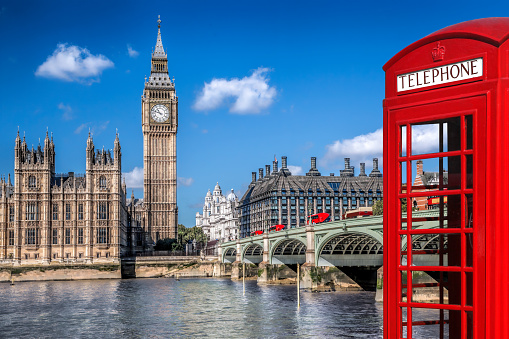
#> input picture Images/img1.jpg, 509 x 339 px
$ python crop-img.py
#> lines starting #> are read from the running program, lines starting #| are printed output that depends on the picture
import cv2 as cv
img=cv.imread('Images/img1.jpg')
#> img is the input picture: shape (339, 509, 3); mean B, G, R 132.8, 104.8, 102.1
cv.imshow('image',img)

print("shape of the image is",img.shape)
#| shape of the image is (339, 509, 3)

crop = img[100:500, 100:300]
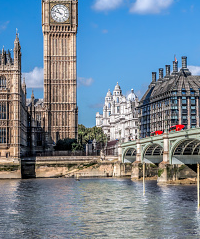
#> crop: shape (239, 200, 3); mean B, G, R 149.7, 133.8, 115.9
cv.imshow('cropped',crop)

cv.waitKey(0)

$ run again, with Images/IMG-20160729-WA0006-1.jpg copied over Images/img1.jpg
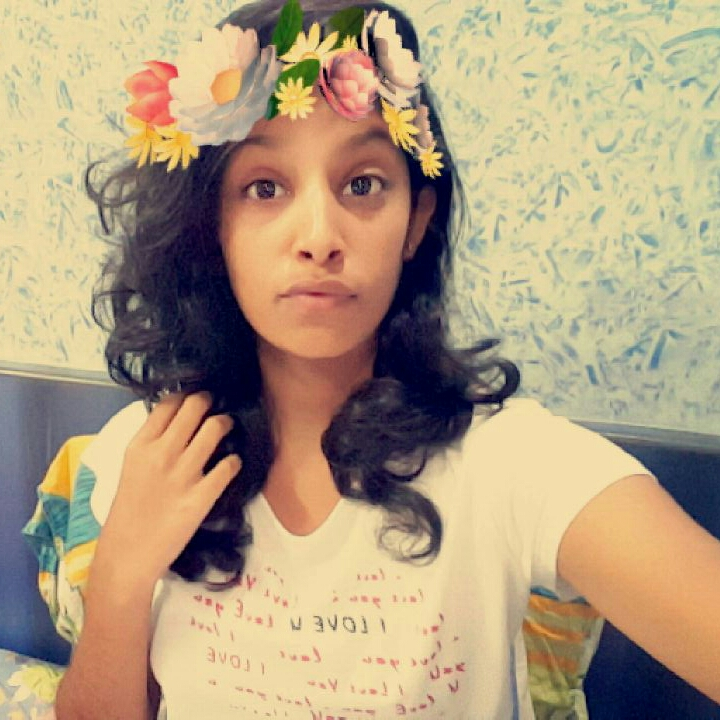
#> input picture Images/IMG-20160729-WA0006-1.jpg, 720 x 720 px
#> img is the input picture: shape (720, 720, 3); mean B, G, R 126.1, 155.1, 175.5
#| shape of the image is (720, 720, 3)
#> `crop = img[100:500, 100:300]`:
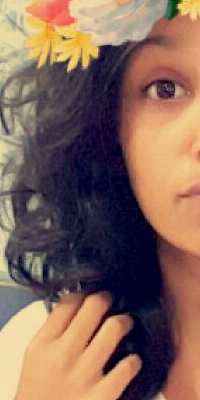
#> crop: shape (400, 200, 3); mean B, G, R 89.8, 102.3, 131.7

$ run again, with Images/IMG-20170716-WA0033.jpg copied over Images/img1.jpg
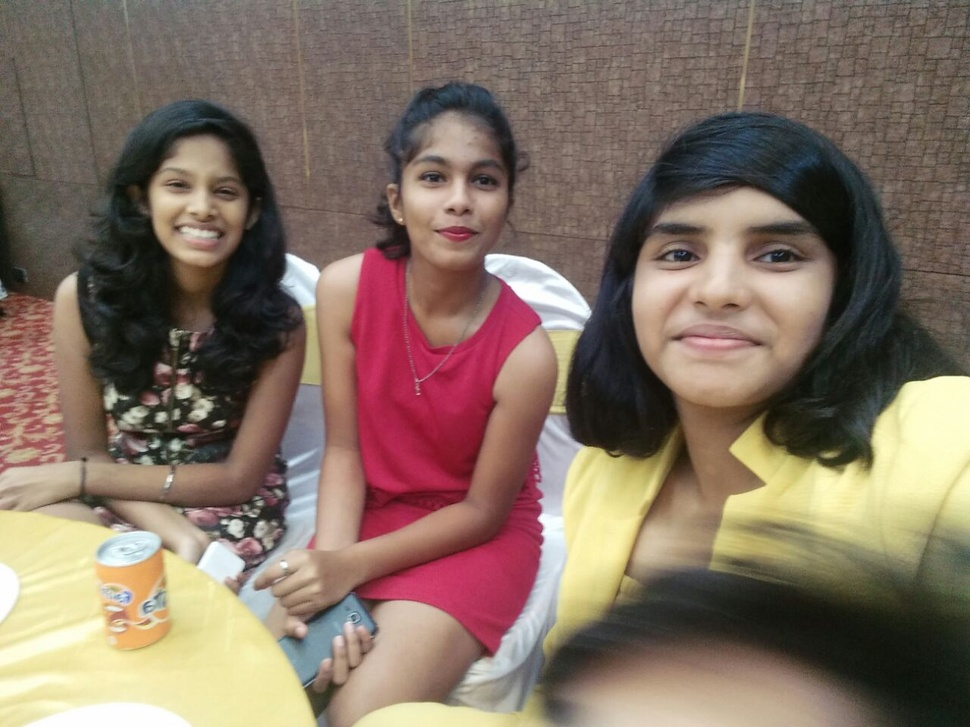
#> input picture Images/IMG-20170716-WA0033.jpg, 970 x 727 px, shrunk from 1280 x 959 before the run
#> img is the input picture: shape (727, 970, 3); mean B, G, R 99.2, 112.8, 131.3
#| shape of the image is (727, 970, 3)
#> `crop = img[100:500, 100:300]`:
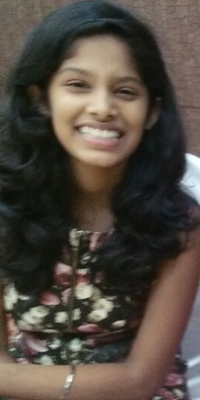
#> crop: shape (400, 200, 3); mean B, G, R 64.7, 73.3, 82

$ run again, with Images/group.jpg copied over Images/img1.jpg
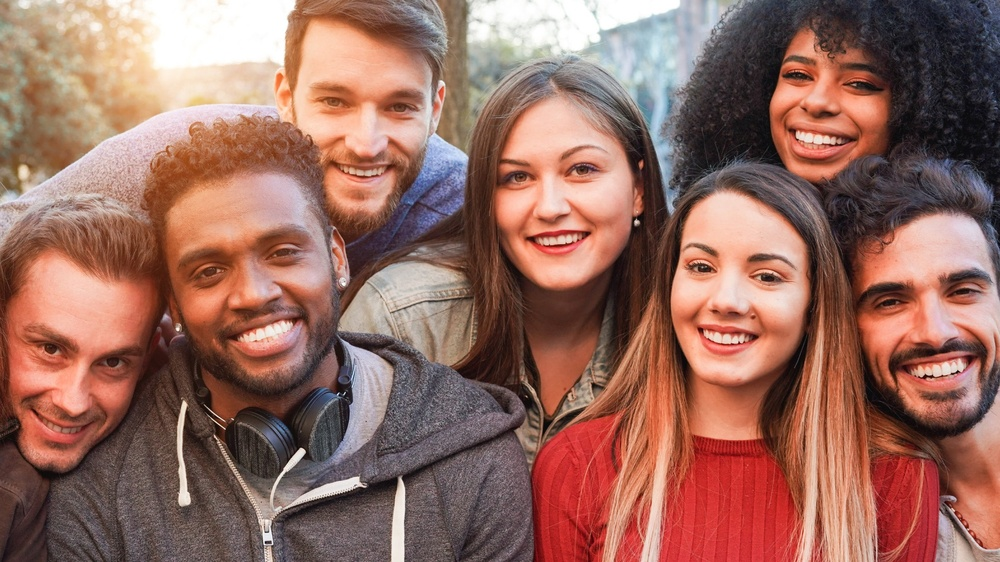
#> input picture Images/group.jpg, 1000 x 562 px, shrunk from 1920 x 1080 before the run
#> img is the input picture: shape (562, 1000, 3); mean B, G, R 96, 107.2, 150.7
#| shape of the image is (562, 1000, 3)
#> `crop = img[100:500, 100:300]`:
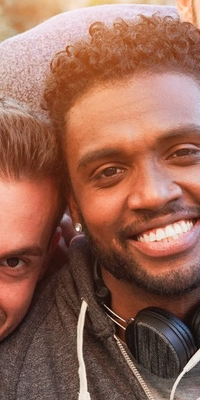
#> crop: shape (400, 200, 3); mean B, G, R 84.9, 101.8, 149.3
